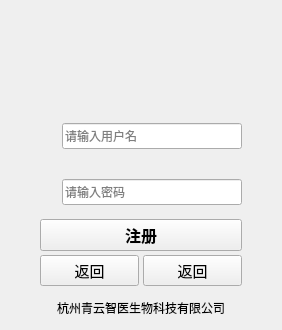
      <widget class="QWidget" name="pageAdd">
       <layout class="QGridLayout" name="gridLayout_8">
        <property name="leftMargin">
         <number>0</number>
        </property>
        <property name="topMargin">
         <number>0</number>
        </property>
        <property name="rightMargin">
         <number>0</number>
        </property>
        <property name="bottomMargin">
         <number>0</number>
        </property>
        <property name="spacing">
         <number>0</number>
        </property>
        <item row="0" column="0">
         <layout class="QVBoxLayout" name="verticalLayout_5" stretch="1,2">
          <property name="spacing">
           <number>0</number>
          </property>
          <item>
           <widget class="QWidget" name="logoWidget_2" native="true">
            <property name="styleSheet">
             <string notr="true"/>
            </property>
            <layout class="QGridLayout" name="gridLayout_6">
             <property name="leftMargin">
              <number>0</number>
             </property>
             <property name="topMargin">
              <number>0</number>
             </property>
             <property name="rightMargin">
              <number>0</number>
             </property>
             <property name="bottomMargin">
              <number>0</number>
             </property>
             <property name="spacing">
              <number>0</number>
             </property>
             <item row="0" column="0">
              <layout class="QHBoxLayout" name="horizontalLayout_12" stretch="1,3,8,3">
               <item>
                <spacer name="horizontalSpacer_7">
                 <property name="orientation">
                  <enum>Qt::Horizontal</enum>
                 </property>
                 <property name="sizeHint" stdset="0">
                  <size>
                   <width>40</width>
                   <height>20</height>
                  </size>
                 </property>
                </spacer>
               </item>
               <item>
                <layout class="QVBoxLayout" name="verticalLayout_6" stretch="1,2,2">
                 <item>
                  <spacer name="verticalSpacer_14">
                   <property name="orientation">
                    <enum>Qt::Vertical</enum>
                   </property>
                   <property name="sizeHint" stdset="0">
                    <size>
                     <width>20</width>
                     <height>40</height>
                    </size>
                   </property>
                  </spacer>
                 </item>
                 <item>
                  <layout class="QHBoxLayout" name="horizontalLayout_13" stretch="1">
                   <item>
                    <widget class="QLabel" name="logoPhoto_2">
                     <property name="font">
                      <font>
                       <pointsize>34</pointsize>
                      </font>
                     </property>
                     <property name="styleSheet">
                      <string notr="true">image: url(:/images/image/logox.png);</string>
                     </property>
                     <property name="text">
                      <string/>
                     </property>
                    </widget>
                   </item>
                  </layout>
                 </item>
                 <item>
                  <spacer name="verticalSpacer_15">
                   <property name="orientation">
                    <enum>Qt::Vertical</enum>
                   </property>
                   <property name="sizeHint" stdset="0">
                    <size>
                     <width>20</width>
                     <height>40</height>
                    </size>
                   </property>
                  </spacer>
                 </item>
                </layout>
               </item>
               <item>
                <spacer name="horizontalSpacer_8">
                 <property name="orientation">
                  <enum>Qt::Horizontal</enum>
                 </property>
                 <property name="sizeHint" stdset="0">
                  <size>
                   <width>40</width>
                   <height>20</height>
                  </size>
                 </property>
                </spacer>
               </item>
               <item>
                <layout class="QVBoxLayout" name="verticalLayout_7">
                 <item>
                  <layout class="QHBoxLayout" name="horizontalLayout_14" stretch="1,1">
                   <item>
                    <widget class="QPushButton" name="logoShrink_2">
                     <property name="toolTip">
                      <string>最小化</string>
                     </property>
                     <property name="text">
                      <string/>
                     </property>
                     <property name="icon">
                      <iconset resource="../ELIASANEW8/qss.qrc">
                       <normaloff>:/images/image/shrink.png</normaloff>:/images/image/shrink.png</iconset>
                     </property>
                     <property name="default">
                      <bool>false</bool>
                     </property>
                     <property name="flat">
                      <bool>true</bool>
                     </property>
                    </widget>
                   </item>
                   <item>
                    <widget class="QPushButton" name="logoClose_2">
                     <property name="toolTip">
                      <string>关闭</string>
                     </property>
                     <property name="text">
                      <string/>
                     </property>
                     <property name="icon">
                      <iconset resource="../ELIASANEW8/qss.qrc">
                       <normaloff>:/images/image/close.png</normaloff>:/images/image/close.png</iconset>
                     </property>
                     <property name="flat">
                      <bool>true</bool>
                     </property>
                    </widget>
                   </item>
                  </layout>
                 </item>
                 <item>
                  <spacer name="verticalSpacer_16">
                   <property name="orientation">
                    <enum>Qt::Vertical</enum>
                   </property>
                   <property name="sizeHint" stdset="0">
                    <size>
                     <width>20</width>
                     <height>40</height>
                    </size>
                   </property>
                  </spacer>
                 </item>
                </layout>
               </item>
              </layout>
             </item>
            </layout>
           </widget>
          </item>
          <item>
           <widget class="QWidget" name="userPass_2" native="true">
            <layout class="QGridLayout" name="gridLayout_7">
             <property name="leftMargin">
              <number>0</number>
             </property>
             <property name="topMargin">
              <number>0</number>
             </property>
             <property name="rightMargin">
              <number>0</number>
             </property>
             <property name="bottomMargin">
              <number>0</number>
             </property>
             <property name="spacing">
              <number>0</number>
             </property>
             <item row="0" column="0">
              <layout class="QHBoxLayout" name="horizontalLayout_15" stretch="1,2,1">
               <item>
                <spacer name="horizontalSpacer_9">
                 <property name="orientation">
                  <enum>Qt::Horizontal</enum>
                 </property>
                 <property name="sizeHint" stdset="0">
                  <size>
                   <width>40</width>
                   <height>20</height>
                  </size>
                 </property>
                </spacer>
               </item>
               <item>
                <layout class="QVBoxLayout" name="verticalLayout_8">
                 <item>
                  <spacer name="verticalSpacer_17">
                   <property name="orientation">
                    <enum>Qt::Vertical</enum>
                   </property>
                   <property name="sizeHint" stdset="0">
                    <size>
                     <width>202</width>
                     <height>13</height>
                    </size>
                   </property>
                  </spacer>
                 </item>
                 <item>
                  <layout class="QHBoxLayout" name="horizontalLayout_16" stretch="1,8">
                   <item>
                    <widget class="QLabel" name="label_7">
                     <property name="minimumSize">
                      <size>
                       <width>0</width>
                       <height>26</height>
                      </size>
                     </property>
                     <property name="styleSheet">
                      <string notr="true">image: url(:/images/image/user.png);</string>
                     </property>
                     <property name="text">
                      <string/>
                     </property>
                     <property name="alignment">
                      <set>Qt::AlignCenter</set>
                     </property>
                    </widget>
                   </item>
                   <item>
                    <widget class="QLineEdit" name="logoAddUser">
                     <property name="minimumSize">
                      <size>
                       <width>0</width>
                       <height>26</height>
                      </size>
                     </property>
                     <property name="echoMode">
                      <enum>QLineEdit::Normal</enum>
                     </property>
                     <property name="placeholderText">
                      <string>请输入用户名</string>
                     </property>
                    </widget>
                   </item>
                  </layout>
                 </item>
                 <item>
                  <spacer name="verticalSpacer_18">
                   <property name="orientation">
                    <enum>Qt::Vertical</enum>
                   </property>
                   <property name="sizeHint" stdset="0">
                    <size>
                     <width>20</width>
                     <height>30</height>
                    </size>
                   </property>
                  </spacer>
                 </item>
                 <item>
                  <layout class="QHBoxLayout" name="horizontalLayout_17" stretch="1,8">
                   <item>
                    <widget class="QLabel" name="label_8">
                     <property name="minimumSize">
                      <size>
                       <width>0</width>
                       <height>26</height>
                      </size>
                     </property>
                     <property name="styleSheet">
                      <string notr="true">image: url(:/images/image/pass.png);</string>
                     </property>
                     <property name="text">
                      <string/>
                     </property>
                    </widget>
                   </item>
                   <item>
                    <widget class="QLineEdit" name="logoAddPass">
                     <property name="minimumSize">
                      <size>
                       <width>0</width>
                       <height>26</height>
                      </size>
                     </property>
                     <property name="echoMode">
                      <enum>QLineEdit::Normal</enum>
                     </property>
                     <property name="placeholderText">
                      <string>请输入密码</string>
                     </property>
                    </widget>
                   </item>
                  </layout>
                 </item>
                 <item>
                  <spacer name="verticalSpacer_19">
                   <property name="orientation">
                    <enum>Qt::Vertical</enum>
                   </property>
                   <property name="sizeHint" stdset="0">
                    <size>
                     <width>202</width>
                     <height>13</height>
                    </size>
                   </property>
                  </spacer>
                 </item>
                 <item>
                  <widget class="QPushButton" name="logoAddPush">
                   <property name="sizePolicy">
                    <sizepolicy hsizetype="Minimum" vsizetype="MinimumExpanding">
                     <horstretch>0</horstretch>
                     <verstretch>0</verstretch>
                    </sizepolicy>
                   </property>
                   <property name="minimumSize">
                    <size>
                     <width>0</width>
                     <height>26</height>
                    </size>
                   </property>
                   <property name="font">
                    <font>
                     <pointsize>12</pointsize>
                     <weight>75</weight>
                     <bold>true</bold>
                    </font>
                   </property>
                   <property name="text">
                    <string>注册</string>
                   </property>
                  </widget>
                 </item>
                 <item>
                  <layout class="QHBoxLayout" name="horizontalLayout_18" stretch="1,1">
                   <property name="spacing">
                    <number>4</number>
                   </property>
                   <property name="topMargin">
                    <number>4</number>
                   </property>
                   <item>
                    <widget class="QPushButton" name="logoBack_3">
                     <property name="minimumSize">
                      <size>
                       <width>0</width>
                       <height>26</height>
                      </size>
                     </property>
                     <property name="font">
                      <font>
                       <pointsize>11</pointsize>
                      </font>
                     </property>
                     <property name="text">
                      <string>返回</string>
                     </property>
                     <property name="icon">
                      <iconset>
                       <normaloff>:/image/images/back.png</normaloff>:/image/images/back.png</iconset>
                     </property>
                     <property name="iconSize">
                      <size>
                       <width>20</width>
                       <height>20</height>
                      </size>
                     </property>
                    </widget>
                   </item>
                   <item>
                    <widget class="QPushButton" name="logoBack">
                     <property name="minimumSize">
                      <size>
                       <width>0</width>
                       <height>26</height>
                      </size>
                     </property>
                     <property name="font">
                      <font>
                       <pointsize>11</pointsize>
                      </font>
                     </property>
                     <property name="text">
                      <string>返回</string>
                     </property>
                     <property name="icon">
                      <iconset>
                       <normaloff>:/image/images/back.png</normaloff>:/image/images/back.png</iconset>
                     </property>
                     <property name="iconSize">
                      <size>
                       <width>20</width>
                       <height>20</height>
                      </size>
                     </property>
                    </widget>
                   </item>
                  </layout>
                 </item>
                 <item>
                  <spacer name="verticalSpacer_20">
                   <property name="orientation">
                    <enum>Qt::Vertical</enum>
                   </property>
                   <property name="sizeHint" stdset="0">
                    <size>
                     <width>20</width>
                     <height>4</height>
                    </size>
                   </property>
                  </spacer>
                 </item>
                 <item>
                  <widget class="QLabel" name="label_9">
                   <property name="text">
                    <string>杭州青云智医生物科技有限公司</string>
                   </property>
                   <property name="alignment">
                    <set>Qt::AlignCenter</set>
                   </property>
                  </widget>
                 </item>
                 <item>
                  <spacer name="verticalSpacer_21">
                   <property name="orientation">
                    <enum>Qt::Vertical</enum>
                   </property>
                   <property name="sizeHint" stdset="0">
                    <size>
                     <width>20</width>
                     <height>1</height>
                    </size>
                   </property>
                  </spacer>
                 </item>
                </layout>
               </item>
               <item>
                <spacer name="horizontalSpacer_10">
                 <property name="orientation">
                  <enum>Qt::Horizontal</enum>
                 </property>
                 <property name="sizeHint" stdset="0">
                  <size>
                   <width>40</width>
                   <height>20</height>
                  </size>
                 </property>
                </spacer>
               </item>
              </layout>
             </item>
            </layout>
           </widget>
          </item>
         </layout>
        </item>
       </layout>
      </widget>
